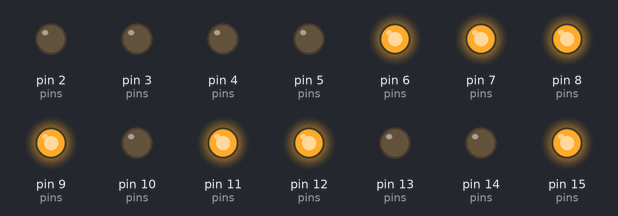
This sketch was run on a simulated Arduino Uno, built with avr-gcc and run on an emulated ATmega328P. Parts: output pins drawn as LEDs (lit = HIGH).

Above: at 0.1 s.
Timing chart, 0 to 1.6 s (numbered marks = the images above):
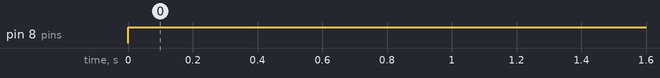

Measured:
- by itself, pin 8 (pins): LOW → HIGH at 0.00 s

The sketch:

sketch_8-3.ino
```cpp
byte col = 0;
byte leds[8][8];

// pin[xx] = Arduino pin number connected to LED matrix
// (-1 is a dummy value to make the array start from index 1)
int pins[17] = {
  -1, 5, 4, 3, 2, 14, 15, 16,
  17, 13, 12, 11, 10, 9, 8, 7, 6
};

// row[xx] of LEDs = pin number connected to matrix rows
int rows[8] = {
  pins[9], pins[14], pins[8], pins[12],
  pins[1], pins[7], pins[2], pins[5]
};

// col[xx] of LEDs = pin number connected to matrix columns
int cols[8] = {
  pins[13], pins[3], pins[4], pins[10],
  pins[6], pins[11], pins[15], pins[16]
};

void setup() {
  // Set all matrix pins as OUTPUT
  for (int i = 1; i <= 16; i++) {
    pinMode(pins[i], OUTPUT);
  }

  // Initialize all columns to HIGH (OFF state)
  for (int i = 1; i <= 8; i++) {
    digitalWrite(cols[i - 1], HIGH);
  }

  // Initialize all rows to LOW
  for (int i = 1; i <= 8; i++) {
    digitalWrite(rows[i - 1], LOW);
  }
}

void loop() {
  // Dot Matrix Common Cathode and Common Anode test
  digitalWrite(rows[1], HIGH);   // Activate row 2
  digitalWrite(cols[1], LOW);    // Turn on LED at column 2
  digitalWrite(cols[2], LOW);    // Turn on LED at column 3
}
```
